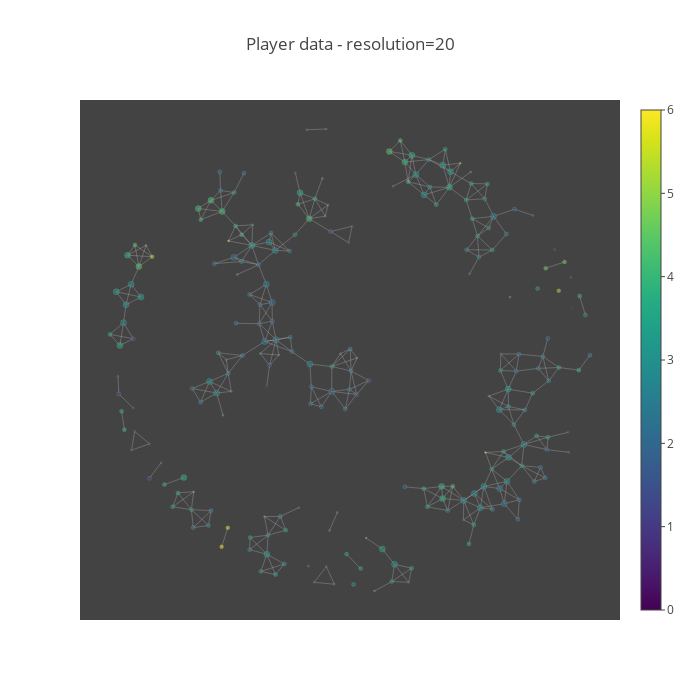

Notebook source saved alongside this figure:
### Markdown cell above
Now that the functions we need are in place we're finally in a position to do some analysis. Let's use the above functions now to produce the graph output from mapper

### Code cell
make_igraph_plot(graph, df, X, names, 'kk', means, std_dev, 'Player data - resolution=20')

### Figure 1 — Plotly figure (JSON) as saved in the notebook; plotly's stock layout.template omitted (floating-point values rounded to 4 significant figures; data arrays with more than 128 entries replaced by an {"elided": "..."} marker saying what was removed)
{"data": [{"hoverinfo": "none", "line": {"color": "rgb(200,200,200)", "width": 0.3}, "mode": "lines", "type": "scatter", "x": {"elided": "1167 float values"}, "y": {"elided": "1167 float values"}}, {"hoverinfo": "text", "marker": {"color": {"elided": "230 float values"}, "colorbar": {"thickness": 20, "ticklen": 4}, "colorscale": "Viridis", "line": {"color": "rgb(200,200,200)", "width": 0.3}, "reversescale": false, "showscale": true, "size": {"elided": "230 int values"}, "symbol": "dot"}, "mode": "markers", "opacity": 0.8, "text": {"elided": "230 str values"}, "type": "scatter", "x": {"elided": "230 float values"}, "y": {"elided": "230 float values"}}], "layout": {"autosize": false, "font": {"size": 12}, "height": 700, "hovermode": "closest", "plot_bgcolor": "rgba(20,20,20, 0.8)", "showlegend": false, "title": "Player data - resolution=20", "width": 700, "xaxis": {"showgrid": false, "showline": false, "showticklabels": false, "title": "", "zeroline": false}, "yaxis": {"showgrid": false, "showline": false, "showticklabels": false, "title": "", "zeroline": false}}}
